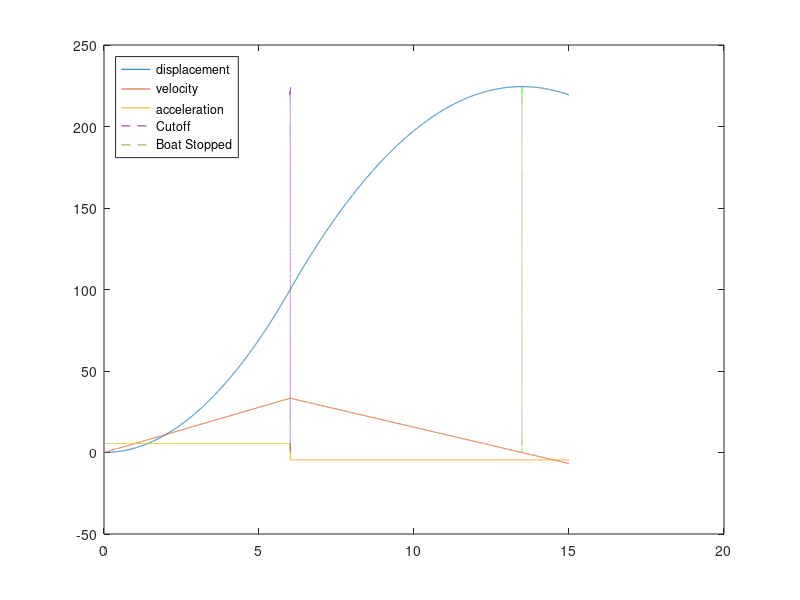

MATLAB code for this plot:
%% PARAMETER AND SETUP
clear all
m_boat= 65; %lbs, includes all equipment
F_f = 11.2; %lbs-force, forward thrust
F_b = 9.0; %lbs-force, rearward thrust
a_f = 32.17*F_f / m_boat; %acceleration, ft/s^2
a_b = -32.17*F_b / m_boat; %backward acceleration = deceleration ft/s^2
Vi = 0; %initial velocity, ft/s

timestep = .001;
t = (0:timestep:15);

acceleration_list = zeros(1,length(t));
acceleration_list(1) = a_f;
velocity_list = zeros(1,length(t));
velocity_list(1) = Vi;
displacement_list = zeros(1, length(t));


disp_cutoff = 100;
cutoff_index = 0;
stopped_index = 0;
velocity_check = 0;
%% NUMERICAL INTEGRATION
check_decel = 0;
for index = 2:length(t);
%% TEST IF SLOWING DOWN 
    %% before cutoff pt
    if displacement_list(index-1) < disp_cutoff && check_decel == 0;
        status = [1,': Before cutoff pt'];
        a = a_f;
    %% after cutoff point    
    elseif displacement_list(index-1) >= disp_cutoff && check_decel == 0;
        check_decel = 1;
        status = [2, 'just reached cutoff pt'];
        a = a_b;
    elseif check_decel == 1
        a = a_b;
        status = [3, 'after cutoff pt'];
    end
    
    if velocity_list(index-1) < 0 && velocity_check == 0
        status = [4, 'boat has stopped'];
        velocity_check = 1;
    end
    
    %% numerical integration for real
    acceleration_list(index) = a;
    velocity_list(index) = velocity_list(index-1) + a*timestep;
    displacement_list(index) = displacement_list(index-1) + velocity_list(index)*timestep;
    
    if status(1) == 2
        cutoff_index = index;
    end
    if status(1) == 4
        stopped_index = index;
    end
    
end

plot(t, displacement_list);
hold on ;
plot(t,velocity_list);
hold on ;
plot(t,acceleration_list);
hold on ; 
plot(repmat(t(cutoff_index), 1, length(t)), displacement_list, '--');
plot(repmat(t(stopped_index), 1, length(t)), displacement_list, '--');

legend('displacement', 'velocity', 'acceleration','Cutoff', 'Boat Stopped','Location','northwest');
hold off
t_stopped = t(stopped_index);
t_stopped
message = ['boat stopped after ',num2str(t_stopped), ' seconds']

